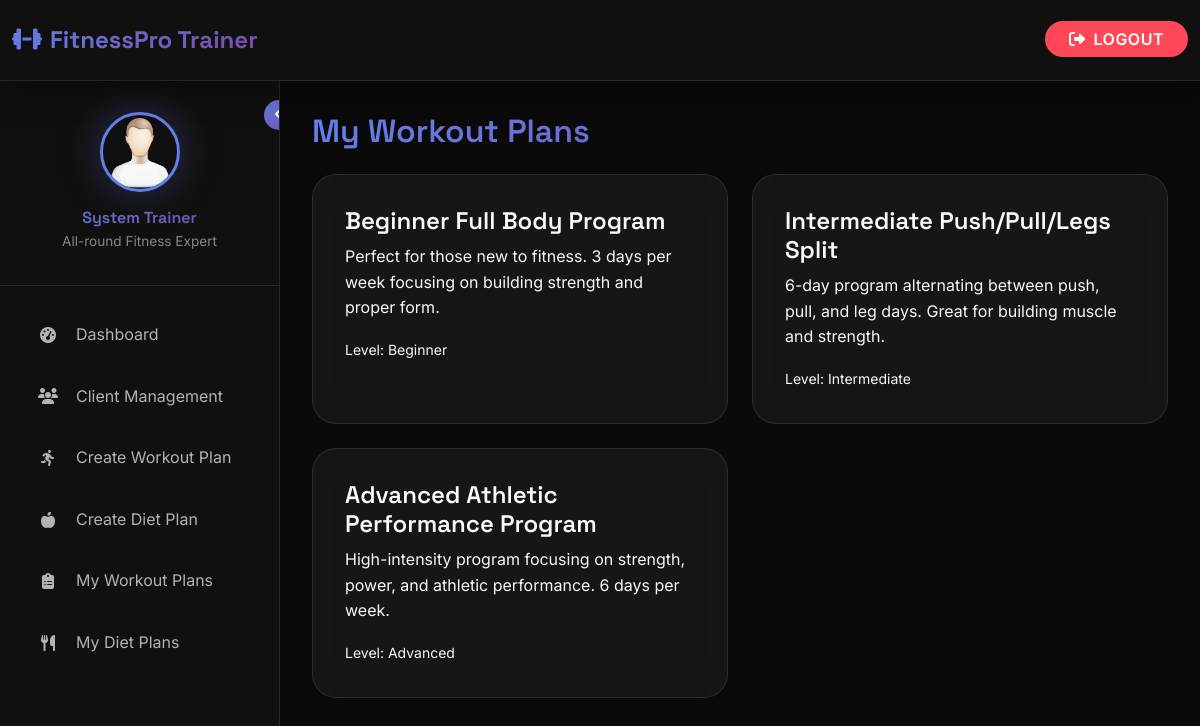
/trainer/my_workout_plans (signed in), run on an earlier commit of the app's database.
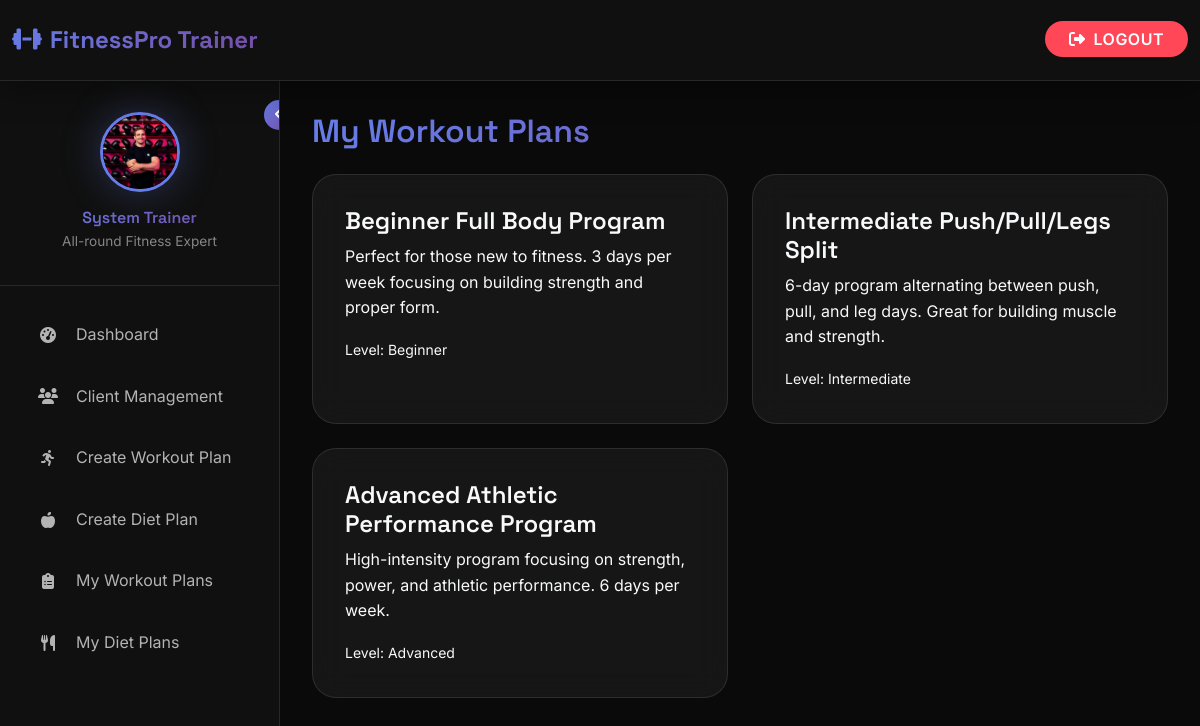
And on a later commit of the database.
### gym_management/gym_app/models.py (models this page shows, shortened)
class Trainer(models.Model):
    first_name = models.CharField(max_length=50)
    last_name = models.CharField(max_length=50)
    email = models.CharField(max_length=50, null=True, blank=True)
    phone_number = models.CharField(max_length=20)
    username = models.CharField(max_length=150, unique=True)
    password = models.CharField(max_length=100)
    specialization = models.CharField(max_length=200, null=True, blank=True)
    image = models.ImageField(upload_to="trainers/", default="trainers/default.png", null=True, blank=True)
    created_at = models.DateTimeField(auto_now_add=True)

### gym_management/gym_app/views.py (the view)
# urls.py: path('trainer/my_workout_plans', views.trainer_workout_plans, name='trainer_workout_plans'),
def trainer_workout_plans(request):
    if 'trainer_id' not in request.session:
        return redirect('/trainer_login')
    trainer = Trainer.objects.get(id=request.session['trainer_id'])
    plans = WorkoutPlan.objects.filter(trainer=trainer)
    return render(request, 'trainer/my_workout_plans.html', {'trainer': trainer, 'workout_plans': plans})

### gym_management/gym_app/context_processors.py (called while the page is built)
def logged_in_user(request):
    user = None
    trainer = None
    if request.session.get('user_id'):
        try:
            user = Gym_user.objects.get(id=request.session['user_id'])
        except Gym_user.DoesNotExist:
            user = None
    elif request.session.get('trainer_id'):
        try:
            trainer = Trainer.objects.get(id=request.session['trainer_id'])
        except Trainer.DoesNotExist:
            trainer = None
    return {'logged_in_user': user, 'logged_in_trainer': trainer}

def gym_info_context(request):
    gym_info = GymInfo.objects.first()
    return {
        'gym_info': gym_info
    }

### gym_management/gym_app/templates/trainer/my_workout_plans.html (shortened to what this page needs)
{% extends 'base_trainer.html' %}
{% block content %}
<h2 class="gradient-text mb-4">My Workout Plans</h2>
<div class="row g-4">
  {% for plan in workout_plans %}
  <div class="col-md-6">
    <a href="{% url 'workout_plan_detail' plan.id %}" class="dashboard-card d-block text-decoration-none text-light">
      <h4>{{ plan.name }}</h4>
      <p>{{ plan.description }}</p>
      <small>Level: {{ plan.difficulty_level|title }}</small>
    </a>
  </div>
  {% empty %}
  <p>No workout plans created yet.</p>
  {% endfor %}
</div>
{% endblock %}

### gym_management/gym_app/templates/base_trainer.html (shortened to what the changed rows need)
{% load static %}
<!DOCTYPE html>
<html lang="en">
<head>
    <link href="https://cdn.jsdelivr.net/npm/bootstrap@5.3.2/dist/css/bootstrap.min.css" rel="stylesheet">
    <link rel="stylesheet" href="https://cdnjs.cloudflare.com/ajax/libs/font-awesome/6.5.0/css/all.min.css">
    <link href="https://unpkg.com/aos@2.3.1/dist/aos.css" rel="stylesheet">
</head>
<body>
    <div class="admin-wrapper">
        <aside class="admin-sidebar" id="adminSidebar">
            <div class="admin-user-info">
                <div class="admin-user-avatar-container" id="trainer-avatar-container">
                    {% if trainer.image %}
                        <img src="{{ trainer.image.url }}" class="admin-user-avatar" id="trainer-profile-avatar" alt="Trainer Avatar">
                    {% else %}
                        <img src="{% static 'images/find_user.png' %}" class="admin-user-avatar" id="trainer-profile-avatar" alt="Trainer Avatar">
                    {% endif %}
                </div>
                <div class="trainer-details">
                    <h6 class="gradient-text">{{ trainer.first_name }} {{ trainer.last_name }}</h6>
                    <small   style = "color : var(--text-muted)"  >{{ trainer.specialization|default:"Fitness Trainer" }}</small>
                </div>
            </div>
        </aside>
        <main class="admin-content" id="adminContent">
            {% block content %}{% endblock %}
        </main>
    </div>
</body>
</html>

What changed in the data, as far as the page shows it:
changed Trainer "System": image: picture added in place of a placeholder
